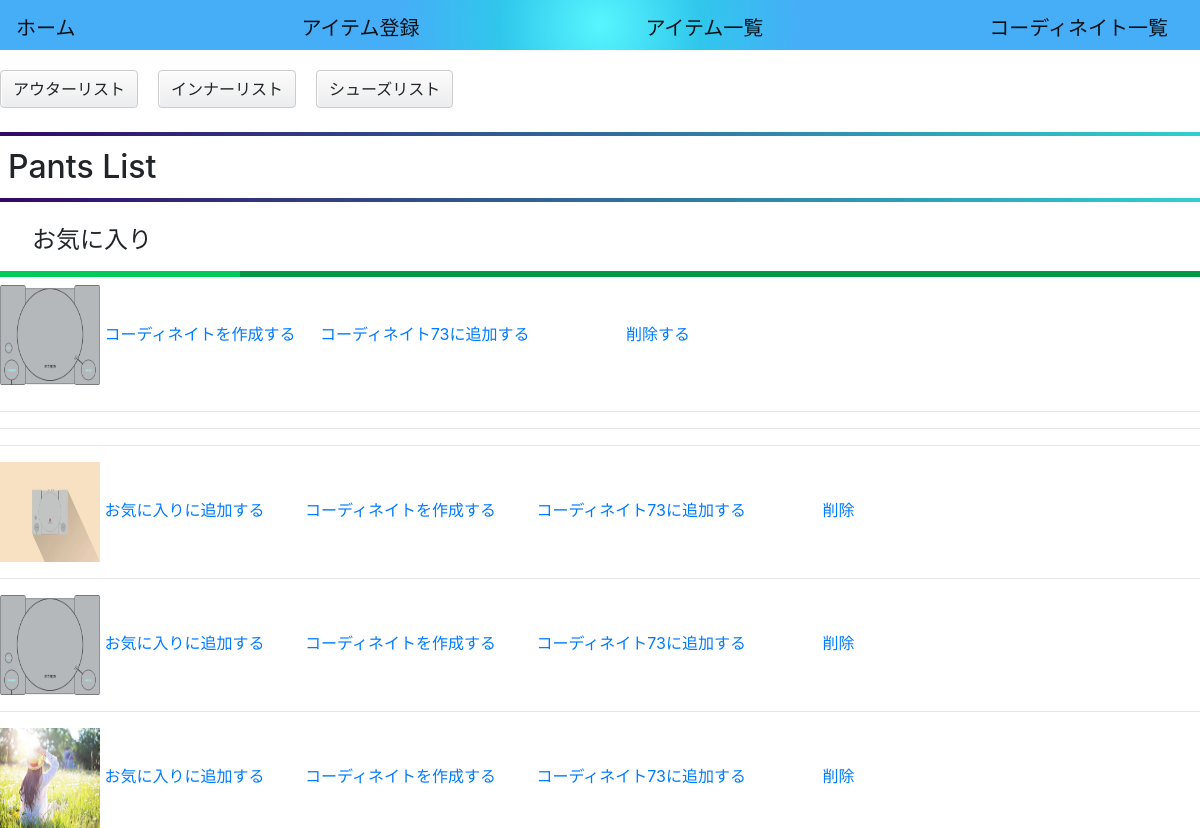
Screenshot of /clothes/pants_list/ (signed in) with the database file from the repository.
### clothes/models.py (models this page shows, shortened)
class Favorite(models.Model):
    user = models.ForeignKey(Users, on_delete=models.CASCADE, null=True)
    outer = models.FileField(upload_to='picture/',default='')
    inner = models.FileField(upload_to='picture/',default='')
    pants = models.FileField(upload_to='picture/',default='')
    shoes = models.FileField(upload_to='picture/',default='')
    coordinate = models.ForeignKey(Coordinate, on_delete=models.SET_NULL, null=True, blank=True,related_name='favorites')
    create_at = models.DateTimeField(default=timezone.now)
    update_at = models.DateTimeField(default=timezone.now)
    class Meta:
        db_table = 'favorite'

class Coordinate(models.Model):
    id = models.AutoField(primary_key=True)
    user = models.ForeignKey(Users, on_delete=models.CASCADE, null=True)
    name = models.CharField(max_length=10000, blank=True)
    description = models.CharField(max_length=100, blank=True)
    outer = models.FileField(upload_to='picture/',default='')
    inner = models.FileField(upload_to='picture/',default='')
    pants = models.FileField(upload_to='picture/',default='')
    shoes = models.FileField(upload_to='picture/',default='')
    create_at = models.DateTimeField(default=timezone.now)
    update_at = models.DateTimeField(default=timezone.now)
    class Meta:
     db_table = 'coordinate'

class Pants(models.Model):
    user = models.ForeignKey(Users, on_delete=models.CASCADE, null=True)
    pants = models.FileField(upload_to='picture/',default='')
    coordinate = models.ForeignKey(Coordinate, on_delete=models.SET_NULL, null=True, blank=True,related_name='pantss')
    create_at = models.DateTimeField(default=timezone.now)
    update_at = models.DateTimeField(default=timezone.now)
    class Meta:
        db_table = 'pants'

### clothes/views.py (the view)
# urls.py: path('pants_list/',PantsListView.as_view(), name='pants_list'),
class PantsListView(ListView):
    model = Pants
    model = Coordinate
    model = Favorite
    template_name = 'clothes/pants_list.html'
    context_object_name1 = 'pants'
    context_object_name2 = 'coordinates'
    context_object_name3 = 'favorites'
    def get_queryset(self):
       if self.request.user.is_authenticated:
         pants_queryset = Pants.objects.filter(user=self.request.user)
         coordinate_queryset = Coordinate.objects.filter(user=self.request.user)
         favorite_queryset = Favorite.objects.filter(user=self.request.user)
         return pants_queryset, coordinate_queryset, favorite_queryset
       else:
        return Pants.objects.none(), Coordinate.objects.none(), Favorite.objects.none()
    def get_context_data(self, **kwargs):
        context = super().get_context_data(**kwargs)
        pants_queryset, coordinate_queryset, favorite_queryset = self.get_queryset()
        context[self.context_object_name1] = pants_queryset
        context[self.context_object_name2] = coordinate_queryset
        context[self.context_object_name3] = favorite_queryset
        return context

### templates/clothes/pants_list.html (shortened to what this page needs)
{% extends "base.html" %}
{% block content %}
<form method="POST">
 <div class="link-container">
  <a href=" {% url 'clothes:outer_list' %}"class="btn btn-radius-solid">アウターリスト</a>
  <a href=" {% url 'clothes:inner_list' %}"class="btn btn-radius-solid">インナーリスト</a>
  <a href=" {% url 'clothes:shoes_list' %}"class="btn btn-radius-solid">シューズリスト</a>
</div>
<br>
<h2>Pants List</h2>
<h4>お気に入り</h4>
<div class="link-container">
{% for favorite in favorites %}
{% if favorite.pants %}
<div class="link-item">
<img width="100px" height="100px"  src="{{ favorite.pants.url}}" alt="Pants Image">
<a href=" {% url 'clothes:create_favorite_pants_coordinate' pk=favorite.id %}">コーディネイトを作成する</a>
{% for coordinate in coordinates %}
{% if not coordinate.pants %}
  <a href=" {% url 'clothes:add_favorite_pants_coordinate' pants_id=favorite.id coordinate_id=coordinate.id %}">コーディネイト{{ coordinate.name }}に追加する</a> &nbsp; &nbsp; &nbsp; &nbsp;
 {% endif %}
{% endfor %}&nbsp; &nbsp; &nbsp; &nbsp;
<a href=" {% url 'clothes:favorite_pants_delete_picture' pk=favorite.id %}">削除する</a>
<br>
</div>
{% endif %}
{% endfor %}
</div>
<hr>
<hr>
{% for pants in pants %}
<hr>
<tr>
 <img width="100px" height="100px"  src="{{ pants.pants.url}}" alt="Pants Image">
  <a href=" {% url 'clothes:add_favorite_pants' pk=pants.id %}">お気に入りに追加する</a> &nbsp; &nbsp; &nbsp; &nbsp;
  <a href=" {% url 'clothes:create_pants_coordinate' pk=pants.id %}">コーディネイトを作成する</a> &nbsp; &nbsp; &nbsp; &nbsp;
  {% for coordinate in coordinates %}
  {% if not coordinate.pants %}
  <a href=" {% url 'clothes:add_pants_coordinate' pants_id=pants.id coordinate_id=coordinate.id %}">コーディネイト{{ coordinate.name }}に追加する</a> &nbsp; &nbsp; &nbsp; &nbsp;
  {% endif %}
 {% endfor %}&nbsp; &nbsp; &nbsp; &nbsp;
  <a href=" {% url 'clothes:pants_delete_picture' pk=pants.id %}">削除</a>
</tr>
{% endfor %}
</form>
{% endblock %}

### templates/clothes/pants_list.html (style rules this page uses)
h2 { position: relative; padding: 1rem .5rem; }
h2:before, h2:after { position: absolute; left: 0; width: 100%; height: 4px; content: ''; background-image: -webkit-gradient(linear, right top, left top, from(#30cfd0), to(#330867)); background-image: -webkit-linear-gradient(right, #30cfd0 0%, #330867 100%); background-image: linear-gradient(to left, #30cfd0 0%, #330867 100%); }
h2:before { top: 0; }
h2:after { bottom: 0; }
h4 { position: relative; padding: 1rem 2rem; border-bottom: 6px solid #094; }
h4:after { position: absolute; bottom: -6px; left: 0; width: 20%; height: 6px; content: ''; background: #00cc5b; }
a.btn-radius-solid { border: 1px solid #ccc; background: #f1e767; background: -webkit-gradient(linear, left top, left bottom, from(#fdfbfb), to(#ebedee)); background: -webkit-linear-gradient(top, #fdfbfb 0%, #ebedee 100%); background: linear-gradient(to bottom, #fdfbfb 0%, #ebedee 100%); -webkit-box-shadow: inset 1px 1px 1px #fff; box-shadow: inset 1px 1px 1px #fff; text-decoration: none; }
.link-container { display: flex; flex-wrap: wrap; }
.link-item { margin-right: 80px; margin-bottom: 10px; }
.link-container a { margin-top: 20px; margin-right: 20px; }

### rows the page displays
Favorite: pants (picture)
Coordinate: name "73"
Pants: pants (picture)
Pants: pants (picture)
Pants: pants (picture)
